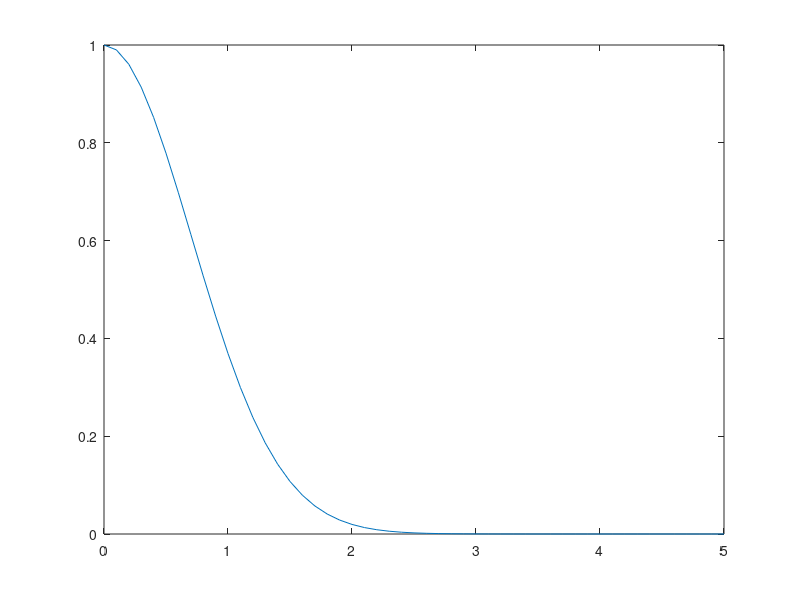

The MATLAB script that drew this image:
% Solve ODE-IVP using Heun's method
% y' -2ty
% y(0) = 1
t0 = 0;
y0 =1;
tEnd= 5;
h = 0.1;
N = (tEnd-t0)/h;
%% Initializing  solutions 
T = [t0:h:tEnd]';
Y = zeros(N+1,1);
Y(1) = y0;

%% Solving using heun's Explicit method
for i =1:N
    k1 = -2*T(i)*Y(i);
    tNew = T(i)+h;
    yNew = Y(i)+ h*k1;
    k2 = -2*tNew*yNew;
    Y(i+1) = Y(i) +h/2*(k1+k2);
end
%% plot and obtain Errors
plot(T,Y);
hold on 
Ytrue = exp(-T.^2);
ERR = abs(Ytrue-Y);
%plot(T,ERR,'--r');